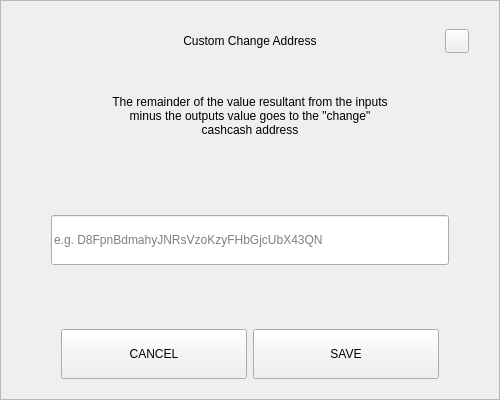
<?xml version="1.0" encoding="UTF-8"?>
<ui version="4.0">
 <class>SendChangeAddressDialog</class>
 <widget class="QDialog" name="SendChangeAddressDialog">
  <property name="geometry">
   <rect>
    <x>0</x>
    <y>0</y>
    <width>500</width>
    <height>400</height>
   </rect>
  </property>
  <property name="windowTitle">
   <string>Dialog</string>
  </property>
  <layout class="QVBoxLayout" name="verticalLayout">
   <property name="spacing">
    <number>0</number>
   </property>
   <property name="leftMargin">
    <number>0</number>
   </property>
   <property name="topMargin">
    <number>0</number>
   </property>
   <property name="rightMargin">
    <number>0</number>
   </property>
   <property name="bottomMargin">
    <number>0</number>
   </property>
   <item>
    <widget class="QFrame" name="frame">
     <property name="styleSheet">
      <string notr="true"/>
     </property>
     <property name="frameShape">
      <enum>QFrame::StyledPanel</enum>
     </property>
     <property name="frameShadow">
      <enum>QFrame::Raised</enum>
     </property>
     <layout class="QVBoxLayout" name="verticalLayout_2" stretch="0,0,0,0,0,0,0">
      <property name="spacing">
       <number>0</number>
      </property>
      <property name="leftMargin">
       <number>30</number>
      </property>
      <property name="topMargin">
       <number>20</number>
      </property>
      <property name="rightMargin">
       <number>30</number>
      </property>
      <property name="bottomMargin">
       <number>20</number>
      </property>
      <item>
       <layout class="QHBoxLayout" name="horizontalLayout_3">
        <property name="spacing">
         <number>0</number>
        </property>
        <item>
         <spacer name="horizontalSpacer_2">
          <property name="orientation">
           <enum>Qt::Horizontal</enum>
          </property>
          <property name="sizeHint" stdset="0">
           <size>
            <width>40</width>
            <height>20</height>
           </size>
          </property>
         </spacer>
        </item>
        <item>
         <widget class="QLabel" name="labelTitle">
          <property name="minimumSize">
           <size>
            <width>0</width>
            <height>40</height>
           </size>
          </property>
          <property name="maximumSize">
           <size>
            <width>16777215</width>
            <height>40</height>
           </size>
          </property>
          <property name="styleSheet">
           <string notr="true">padding-left:24px;</string>
          </property>
          <property name="text">
           <string>Custom Change Address</string>
          </property>
          <property name="alignment">
           <set>Qt::AlignCenter</set>
          </property>
          <property name="margin">
           <number>7</number>
          </property>
         </widget>
        </item>
        <item>
         <spacer name="horizontalSpacer">
          <property name="orientation">
           <enum>Qt::Horizontal</enum>
          </property>
          <property name="sizeHint" stdset="0">
           <size>
            <width>40</width>
            <height>20</height>
           </size>
          </property>
         </spacer>
        </item>
        <item>
         <widget class="QPushButton" name="btnEsc">
          <property name="minimumSize">
           <size>
            <width>24</width>
            <height>24</height>
           </size>
          </property>
          <property name="maximumSize">
           <size>
            <width>24</width>
            <height>24</height>
           </size>
          </property>
          <property name="focusPolicy">
           <enum>Qt::NoFocus</enum>
          </property>
          <property name="text">
           <string/>
          </property>
         </widget>
        </item>
       </layout>
      </item>
      <item>
       <spacer name="verticalSpacer_2">
        <property name="orientation">
         <enum>Qt::Vertical</enum>
        </property>
        <property name="sizeType">
         <enum>QSizePolicy::Fixed</enum>
        </property>
        <property name="sizeHint" stdset="0">
         <size>
          <width>20</width>
          <height>20</height>
         </size>
        </property>
       </spacer>
      </item>
      <item alignment="Qt::AlignHCenter">
       <widget class="QLabel" name="labelMessage">
        <property name="minimumSize">
         <size>
          <width>0</width>
          <height>70</height>
         </size>
        </property>
        <property name="text">
         <string>The remainder of the value resultant from the inputs minus the outputs value goes to the &quot;change&quot; cashcash address</string>
        </property>
        <property name="alignment">
         <set>Qt::AlignCenter</set>
        </property>
        <property name="wordWrap">
         <bool>true</bool>
        </property>
       </widget>
      </item>
      <item>
       <spacer name="verticalSpacer_3">
        <property name="orientation">
         <enum>Qt::Vertical</enum>
        </property>
        <property name="sizeHint" stdset="0">
         <size>
          <width>20</width>
          <height>40</height>
         </size>
        </property>
       </spacer>
      </item>
      <item>
       <layout class="QHBoxLayout" name="horizontalLayout_2">
        <property name="spacing">
         <number>0</number>
        </property>
        <property name="leftMargin">
         <number>20</number>
        </property>
        <property name="rightMargin">
         <number>20</number>
        </property>
        <item>
         <widget class="QLineEdit" name="lineEditAddress">
          <property name="minimumSize">
           <size>
            <width>0</width>
            <height>50</height>
           </size>
          </property>
          <property name="placeholderText">
           <string notr="true">e.g. D8FpnBdmahyJNRsVzoKzyFHbGjcUbX43QN</string>
          </property>
         </widget>
        </item>
       </layout>
      </item>
      <item>
       <spacer name="verticalSpacer">
        <property name="orientation">
         <enum>Qt::Vertical</enum>
        </property>
        <property name="sizeHint" stdset="0">
         <size>
          <width>20</width>
          <height>40</height>
         </size>
        </property>
       </spacer>
      </item>
      <item>
       <layout class="QHBoxLayout" name="horizontalLayout" stretch="2,2">
        <property name="spacing">
         <number>6</number>
        </property>
        <property name="leftMargin">
         <number>30</number>
        </property>
        <property name="rightMargin">
         <number>30</number>
        </property>
        <item>
         <widget class="QPushButton" name="btnCancel">
          <property name="minimumSize">
           <size>
            <width>180</width>
            <height>50</height>
           </size>
          </property>
          <property name="focusPolicy">
           <enum>Qt::NoFocus</enum>
          </property>
          <property name="text">
           <string>CANCEL</string>
          </property>
         </widget>
        </item>
        <item>
         <widget class="QPushButton" name="btnSave">
          <property name="minimumSize">
           <size>
            <width>180</width>
            <height>50</height>
           </size>
          </property>
          <property name="focusPolicy">
           <enum>Qt::NoFocus</enum>
          </property>
          <property name="text">
           <string>SAVE</string>
          </property>
         </widget>
        </item>
       </layout>
      </item>
     </layout>
    </widget>
   </item>
  </layout>
 </widget>
 <resources/>
 <connections/>
</ui>
